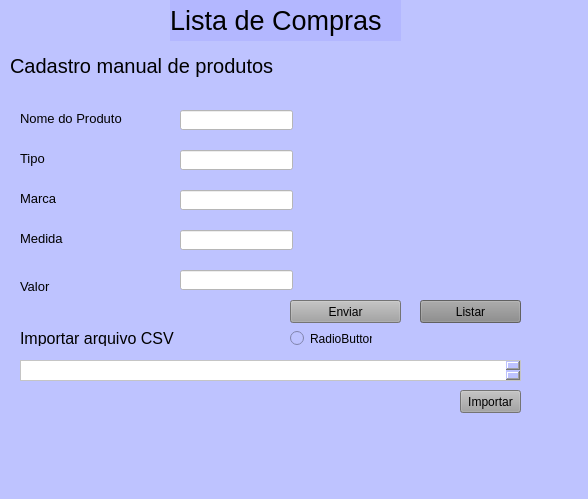
<?xml version="1.0" encoding="UTF-8"?>
<ui version="4.0">
 <class>MainWindow</class>
 <widget class="QMainWindow" name="MainWindow">
  <property name="geometry">
   <rect>
    <x>0</x>
    <y>0</y>
    <width>588</width>
    <height>499</height>
   </rect>
  </property>
  <property name="font">
   <font>
    <pointsize>10</pointsize>
   </font>
  </property>
  <property name="windowTitle">
   <string>MainWindow</string>
  </property>
  <property name="styleSheet">
   <string notr="true">background-color: rgb(190, 195, 255);</string>
  </property>
  <widget class="QWidget" name="centralwidget">
   <widget class="QLabel" name="label">
    <property name="geometry">
     <rect>
      <x>170</x>
      <y>0</y>
      <width>231</width>
      <height>41</height>
     </rect>
    </property>
    <property name="font">
     <font>
      <pointsize>20</pointsize>
     </font>
    </property>
    <property name="styleSheet">
     <string notr="true">background-color: rgb(170, 226, 255);
background-color: rgb(179, 183, 255);</string>
    </property>
    <property name="text">
     <string>Lista de Compras</string>
    </property>
   </widget>
   <widget class="QLabel" name="label_2">
    <property name="geometry">
     <rect>
      <x>10</x>
      <y>50</y>
      <width>271</width>
      <height>31</height>
     </rect>
    </property>
    <property name="font">
     <font>
      <pointsize>15</pointsize>
     </font>
    </property>
    <property name="text">
     <string>Cadastro manual de produtos</string>
    </property>
   </widget>
   <widget class="QLabel" name="label_3">
    <property name="geometry">
     <rect>
      <x>20</x>
      <y>110</y>
      <width>121</width>
      <height>16</height>
     </rect>
    </property>
    <property name="font">
     <font>
      <pointsize>10</pointsize>
     </font>
    </property>
    <property name="text">
     <string>Nome do Produto</string>
    </property>
   </widget>
   <widget class="QLabel" name="label_4">
    <property name="geometry">
     <rect>
      <x>20</x>
      <y>150</y>
      <width>121</width>
      <height>16</height>
     </rect>
    </property>
    <property name="font">
     <font>
      <pointsize>10</pointsize>
     </font>
    </property>
    <property name="text">
     <string>Tipo</string>
    </property>
   </widget>
   <widget class="QLabel" name="label_5">
    <property name="geometry">
     <rect>
      <x>20</x>
      <y>190</y>
      <width>121</width>
      <height>16</height>
     </rect>
    </property>
    <property name="font">
     <font>
      <pointsize>10</pointsize>
     </font>
    </property>
    <property name="text">
     <string>Marca</string>
    </property>
   </widget>
   <widget class="QLabel" name="label_6">
    <property name="geometry">
     <rect>
      <x>20</x>
      <y>230</y>
      <width>121</width>
      <height>16</height>
     </rect>
    </property>
    <property name="font">
     <font>
      <pointsize>10</pointsize>
     </font>
    </property>
    <property name="text">
     <string>Medida</string>
    </property>
   </widget>
   <widget class="QLineEdit" name="lineEdit">
    <property name="geometry">
     <rect>
      <x>180</x>
      <y>110</y>
      <width>113</width>
      <height>20</height>
     </rect>
    </property>
    <property name="styleSheet">
     <string notr="true">background-color: rgb(255, 255, 255);</string>
    </property>
   </widget>
   <widget class="QLineEdit" name="lineEdit_2">
    <property name="geometry">
     <rect>
      <x>180</x>
      <y>150</y>
      <width>113</width>
      <height>20</height>
     </rect>
    </property>
    <property name="styleSheet">
     <string notr="true">background-color: rgb(255, 255, 255);</string>
    </property>
   </widget>
   <widget class="QLineEdit" name="lineEdit_3">
    <property name="geometry">
     <rect>
      <x>180</x>
      <y>190</y>
      <width>113</width>
      <height>20</height>
     </rect>
    </property>
    <property name="styleSheet">
     <string notr="true">background-color: rgb(255, 255, 255);</string>
    </property>
   </widget>
   <widget class="QLineEdit" name="lineEdit_4">
    <property name="geometry">
     <rect>
      <x>180</x>
      <y>230</y>
      <width>113</width>
      <height>20</height>
     </rect>
    </property>
    <property name="styleSheet">
     <string notr="true">background-color: rgb(255, 255, 255);</string>
    </property>
   </widget>
   <widget class="QPushButton" name="pushButton">
    <property name="geometry">
     <rect>
      <x>290</x>
      <y>300</y>
      <width>111</width>
      <height>23</height>
     </rect>
    </property>
    <property name="styleSheet">
     <string notr="true">background-color: rgb(162, 162, 162);</string>
    </property>
    <property name="text">
     <string>Enviar</string>
    </property>
   </widget>
   <widget class="QLabel" name="label_7">
    <property name="geometry">
     <rect>
      <x>20</x>
      <y>330</y>
      <width>171</width>
      <height>16</height>
     </rect>
    </property>
    <property name="font">
     <font>
      <pointsize>12</pointsize>
     </font>
    </property>
    <property name="text">
     <string>Importar arquivo CSV</string>
    </property>
   </widget>
   <widget class="QRadioButton" name="radioButton">
    <property name="geometry">
     <rect>
      <x>290</x>
      <y>330</y>
      <width>82</width>
      <height>17</height>
     </rect>
    </property>
    <property name="text">
     <string>RadioButton</string>
    </property>
   </widget>
   <widget class="QTextBrowser" name="textBrowser">
    <property name="geometry">
     <rect>
      <x>20</x>
      <y>360</y>
      <width>501</width>
      <height>21</height>
     </rect>
    </property>
    <property name="styleSheet">
     <string notr="true">background-color: rgb(255, 255, 255);</string>
    </property>
   </widget>
   <widget class="QLabel" name="label_8">
    <property name="geometry">
     <rect>
      <x>20</x>
      <y>280</y>
      <width>47</width>
      <height>13</height>
     </rect>
    </property>
    <property name="font">
     <font>
      <pointsize>10</pointsize>
     </font>
    </property>
    <property name="text">
     <string>Valor</string>
    </property>
   </widget>
   <widget class="QLineEdit" name="lineEdit_5">
    <property name="geometry">
     <rect>
      <x>180</x>
      <y>270</y>
      <width>113</width>
      <height>20</height>
     </rect>
    </property>
    <property name="styleSheet">
     <string notr="true">background-color: rgb(255, 255, 255);</string>
    </property>
   </widget>
   <widget class="QPushButton" name="pushButton_2">
    <property name="geometry">
     <rect>
      <x>460</x>
      <y>390</y>
      <width>61</width>
      <height>23</height>
     </rect>
    </property>
    <property name="styleSheet">
     <string notr="true">background-color: rgb(162, 162, 162);</string>
    </property>
    <property name="text">
     <string>Importar</string>
    </property>
   </widget>
   <widget class="QPushButton" name="pushButton_3">
    <property name="geometry">
     <rect>
      <x>420</x>
      <y>300</y>
      <width>101</width>
      <height>23</height>
     </rect>
    </property>
    <property name="styleSheet">
     <string notr="true">background-color: rgb(193, 193, 193);
background-color: rgb(136, 136, 136);</string>
    </property>
    <property name="text">
     <string>Listar</string>
    </property>
   </widget>
  </widget>
  <widget class="QMenuBar" name="menubar">
   <property name="geometry">
    <rect>
     <x>0</x>
     <y>0</y>
     <width>588</width>
     <height>21</height>
    </rect>
   </property>
  </widget>
  <widget class="QStatusBar" name="statusbar"/>
 </widget>
 <resources/>
 <connections/>
</ui>
